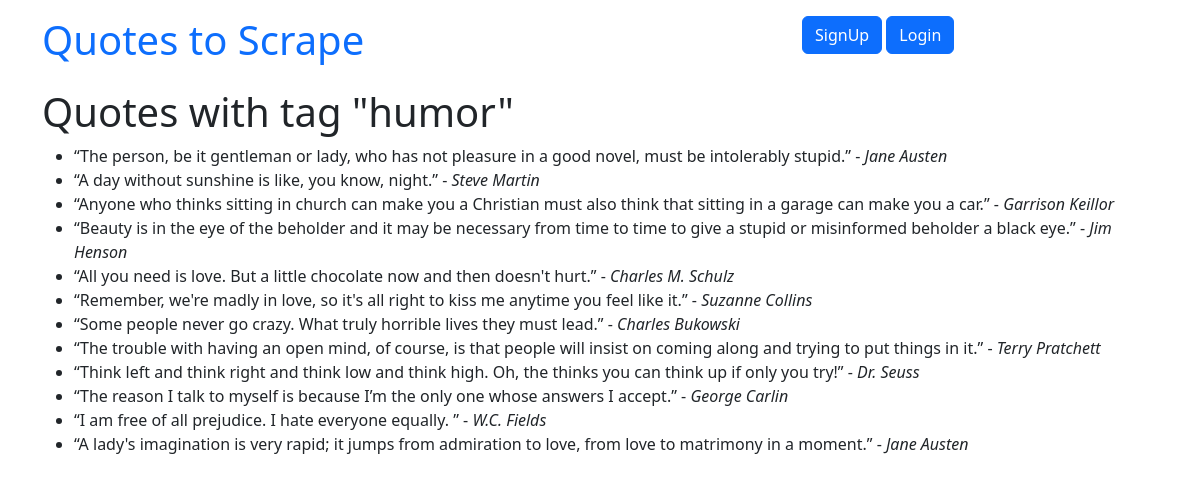
The page /tag/humor/ on the database its author committed.
### quotes/models.py (models this page shows, shortened)
class Tag(models.Model):
    name = models.CharField(max_length=50, null=False, unique=True)
    def __str__(self):
        return self.name

class Quote(models.Model):
    quote = models.TextField()
    tags = models.ManyToManyField(Tag)
    author = models.ForeignKey(Author, on_delete=models.CASCADE, default=None, null=True)
    created_at = models.DateTimeField(auto_now_add=True)

class Author(models.Model):
    fullname = models.CharField(max_length=50)
    date_born = models.CharField(max_length=50)
    born_location = models.CharField(max_length=150)
    bio = models.TextField()
    created_at = models.DateTimeField(auto_now_add=True)

### quotes/views.py (the view)
# urls.py: path('tag/<slug:tag_name>/', views.tag_quotes, name='tag_quotes'),
def tag_quotes(request, tag_name):
    tag = get_object_or_404(Tag, name=tag_name)
    quotes = Quote.objects.filter(tags__name=tag_name)
    context = {
        'tag': tag,
        'quotes': quotes,
    }
    return render(request, 'quotes/tag_quotes.html', context)

### quotes/templates/quotes/tag_quotes.html
{% extends 'quotes/base.html' %}
{% block content %}
  <h1>Quotes with tag "{{ tag }}"</h1>
  <ul>
    {% for quote in quotes %}
      <li>{{ quote.quote }} - <em>{{ quote.author.fullname }}</em></li>
    {% endfor %}
  </ul>
{% endblock %}

### rows shown on the page
Tag: name "humor"
Quote: quote "“The person, be it gentleman or lady, who has not pleasure in a good novel, must be intolerably stupid.”", author.fullname "Jane Austen"
Quote: quote "“A day without sunshine is like, you know, night.”", author.fullname "Steve Martin"
Quote: quote "“Anyone who thinks sitting in church can make you a Christian must also think that sitting in a garage can make you a car.”", author.fullname "Garrison Keillor"
Quote: quote "“Beauty is in the eye of the beholder and it may be necessary from time to time to give a stupid or misinformed beholder a black eye.”", author.fullname "Jim Henson"
Quote: quote "“All you need is love. But a little chocolate now and then doesn't hurt.”", author.fullname "Charles M. Schulz"
Quote: quote "“Remember, we're madly in love, so it's all right to kiss me anytime you feel like it.”", author.fullname "Suzanne Collins"
Quote: quote "“Some people never go crazy. What truly horrible lives they must lead.”", author.fullname "Charles Bukowski"
Quote: quote "“The trouble with having an open mind, of course, is that people will insist on coming along and trying to put things in it.”", author.fullname "Terry Pratchett"
Quote: quote "“Think left and think right and think low and think high. Oh, the thinks you can think up if only you try!”", author.fullname "Dr. Seuss"
Quote: quote "“The reason I talk to myself is because I’m the only one whose answers I accept.”", author.fullname "George Carlin"
Quote: quote "“I am free of all prejudice. I hate everyone equally. ”", author.fullname "W.C. Fields"
Quote: quote "“A lady's imagination is very rapid; it jumps from admiration to love, from love to matrimony in a moment.”", author.fullname "Jane Austen"
